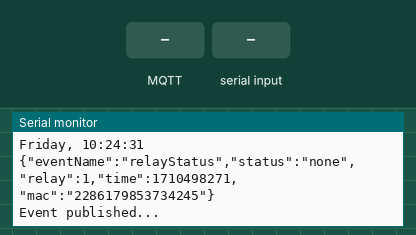
Recording of a sketch running on a simulated ESP32. On the bench: the last lines printed to the serial monitor. The inputs (shaded band) are chosen by the test bench. WiFi joins after 1.5 s; servers stay silent unless stated; network time is answered at once with the bench clock; the local clock reads 2024-03-15 10:24:30 at power-on unless the sketch sets it; no MQTT or app messages arrive unless stated.

Above: at 2.7 s.
2.8 s: MQTT message "relay_on" arrives on the first subscribed topic
At 3.3 s:
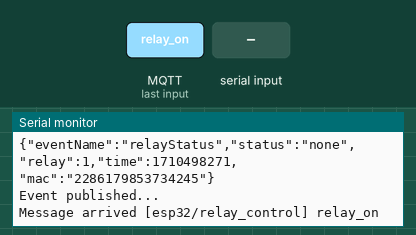
4.3 s: "relay_on\n" received over Serial
At 4.7 s:
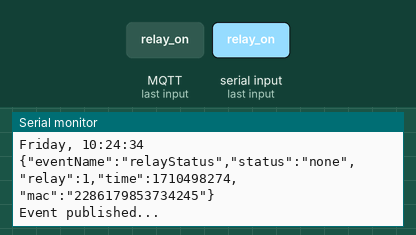
5.8 s: MQTT message "relay_off" arrives on the first subscribed topic
At 6.8 s:
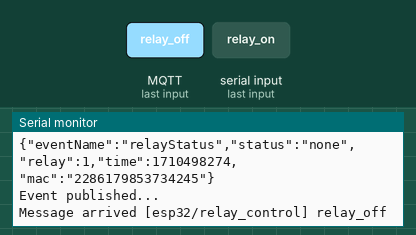
7.3 s: "relay_off\n" received over Serial
At 8.2 s:
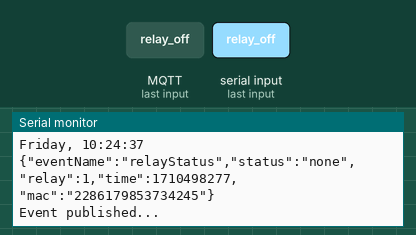
8.8 s: MQTT message "1" arrives on the first subscribed topic
At 10.0 s:
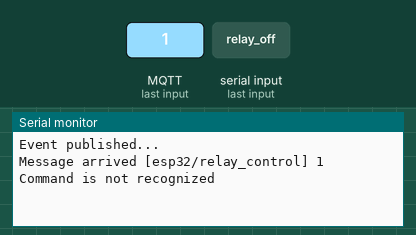
10.3 s: "1\n" received over Serial
At 11.7 s:
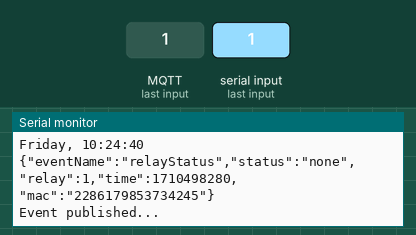
Timing chart, 0 to 12.8 s (numbered marks = the images above; inputs shaded):
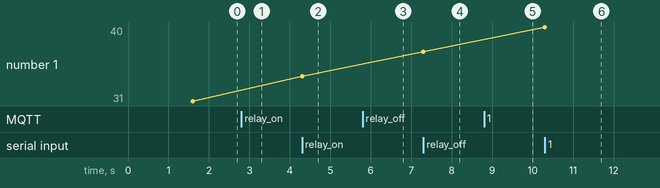

The sketch:

subscribe-exec-esp32.ino
```cpp
/*
 * @brief: request relay status to arduino
 */

#include <stdio.h>
#include <string.h>
#include <stdlib.h>
#include <WiFi.h>
#include "time.h"
#include <PubSubClient.h>
#include <NTPClient.h>
#include <WiFiUdp.h>

#define RXD2    16
#define TXD2    17
#define PERIOD  5000

const char* ssid      = "CONNEXT-AXIATA";
const char* password  = "4xiatadigitallabs18";
const char* ntp_server = "pool.ntp.org";
const char* mqtt_server = "hairdresser.cloudmqtt.com";
const char* mqtt_user = "nglettrq";
const char* mqtt_pwd = "RVPcR2AQJEV1";
const int mqtt_port = 18848;
String device_id = "esp32";
String pub_topic = String(device_id + "/relay_status");
String sub_topic = String(device_id + "/relay_control");
String device_serial = "2286179853734245";

const long utcOffsetInSeconds = 0;
double relay_status = 0;
char daysOfTheWeek[7][12] = {"Sunday", "Monday", "Tuesday", "Wednesday", "Thursday", "Friday", "Saturday"};
unsigned long epoch_time = 0;
unsigned long last_request = 0;
String request = "relay on\r\n";
String relay_string = "";
String inputString = "";
bool stringComplete = false;

WiFiClient ESPClient;
PubSubClient client(ESPClient);
WiFiUDP ntpUDP;
NTPClient timeClient(ntpUDP, ntp_server, utcOffsetInSeconds);

void setup()
{
  Serial.begin(115200);

  setup_wifi();

  // Connect to MQTT Server
  client.setServer(mqtt_server, mqtt_port);
  client.setCallback(callback);

  timeClient.begin();
}

void loop()
{
  if(WiFi.status() != WL_CONNECTED){
    setup_wifi();
  }

  if (WiFi.status()== WL_CONNECTED && !client.connected()) {
    reconnect();
  }

  if (millis() - last_request > PERIOD) {
    last_request = millis();

//    Serial.write("get_status");
//    Serial.write('\r');
//    Serial.write('\n');
  }

  while (Serial.available()) {
    char inChar = (char)Serial.read();
    relay_string += inChar;
    if (inChar == '\n') {
      stringComplete = true;
    }
  }

  if (stringComplete) {
    Serial.print("relayState: ");
    Serial.println(relay_string);
    if (relay_string == request) {
      relay_status = 1;
    } else {
      relay_status = 0;
    }

    printLocalTime();
    send_event();

    relay_string = "";
    stringComplete = false;
  }

  client.loop();
}

void setup_wifi() {
  delay(10);
  // We start by connecting to a WiFi network
  Serial.println();
  Serial.print("Connecting to ");
  Serial.println(ssid);

  WiFi.begin(ssid, password);

  while (WiFi.status() != WL_CONNECTED) {
    delay(500);
    Serial.print(".");
  }

  randomSeed(micros());

  Serial.println("");
  Serial.println("WiFi connected");
  Serial.println("IP address: ");
  Serial.println(WiFi.localIP());
}


void printLocalTime()
{
  timeClient.update();

  Serial.print(daysOfTheWeek[timeClient.getDay()]);
  Serial.print(", ");
  Serial.print(timeClient.getHours());
  Serial.print(":");
  Serial.print(timeClient.getMinutes());
  Serial.print(":");
  Serial.println(timeClient.getSeconds());

  epoch_time = timeClient.getEpochTime();
}

//receiving a message
void callback(char* topic, byte* payload, unsigned int length) {
  char msg[300] = {0};

  Serial.print("Message arrived [");
  Serial.print(topic);
  Serial.print("] ");
  for (int i = 0; i < length; i++) {
    msg[i] = (char)payload[i];
  }
  do_actions(msg);
}

void reconnect() {
  // Loop until we're reconnected
  while (!client.connected()) {
    Serial.print("Attempting MQTT connection...");
    // Attempt to connect
    if (client.connect(device_id.c_str(), mqtt_user, mqtt_pwd)) {
      Serial.println("connected");
      //subscribe to the topic
      client.subscribe(sub_topic.c_str());
      // Test publish
      printLocalTime();
      send_event();
    } else {
      Serial.print("failed, rc=");
      Serial.print(client.state());
      Serial.println(" try again in 5 seconds");
      // Wait 5 seconds before retrying
      delay(5000);
    }
  }
}

void publish_message(const char* message){
  Serial.println(message);
  client.publish(pub_topic.c_str(), message);
  Serial.println("Event published...");
}

//====================================================================================================================================================================
void send_event(){

  char msgtosend[1024] = {0};
  char relay[2];
  char epoch_mil[32];
  char deviceSerial[32];
  double relay_status = 1;

  String sepoch = String(epoch_time);
  sepoch.toCharArray(epoch_mil, sizeof(epoch_mil));
  device_serial.toCharArray(deviceSerial, sizeof(deviceSerial));
  dtostrf(relay_status, 1, 0, relay);

  strcat(msgtosend, "{\"eventName\":\"relayStatus\",\"status\":\"none\"");
  strcat(msgtosend, ",\"relay\":");
  strcat(msgtosend, relay);
  strcat(msgtosend, ",\"time\":");
  strcat(msgtosend, epoch_mil);
  strcat(msgtosend, ",\"mac\":\"");
  strcat(msgtosend, deviceSerial);
  strcat(msgtosend, "\"}");
  publish_message(msgtosend);  //send the event to backend
  memset(msgtosend, 0, sizeof msgtosend);
}
//====================================================================================================================================================================
//====================================================================================================================================================================
void do_actions(const char* message){
  Serial.println(message);
  // Check if received command whether 'relay_on'or 'relay_off
  if (strcmp(message, "relay_on") == 0) {
    //Send command to Arduino to turn on relay
  } else if (strcmp(message, "relay_off") == 0) {
    //Send command to Arduino to turn off relay
  } else {
    Serial.println("Command is not recognized");
  }
}
```

Measured:
- after the input at 2.8 s, the serial monitor: prints a new line at once (image 1)
- after the input at 4.3 s, the serial monitor: prints a new line at once (image 2)
- after the input at 5.8 s, the serial monitor: prints a new line at once (image 3)
- after the input at 7.3 s, the serial monitor: prints a new line at once (image 4)
- after the input at 8.8 s, the serial monitor: prints a new line at once (image 5)
- after the input at 10.3 s, the serial monitor: prints a new line at once (image 6)
- plotted number 1: 31 → 34 after the input at 4.3 s, 34 → 37 after the input at 7.3 s, 37 → 40 after the input at 10.3 s
